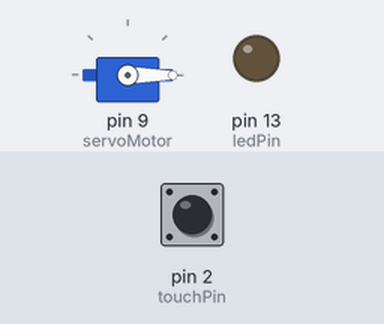
Recording of a sketch running on a simulated Arduino Uno, built with avr-gcc and run on an emulated ATmega328P. On the bench: servo, output pins drawn as LEDs (lit = HIGH). The inputs (shaded band) are chosen by the test bench; at power-on: pin 2 (touchPin) LOW.

Above: at 1.2 s.
1.3 s: pin 2 (touchPin) pulled HIGH for 0.15 s
At 1.37 s:
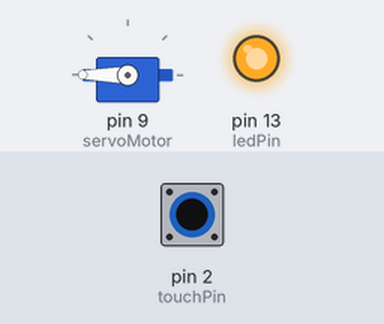
2.9 s: pin 2 (touchPin) pulled HIGH for 3.2 s
At 7.4 s:
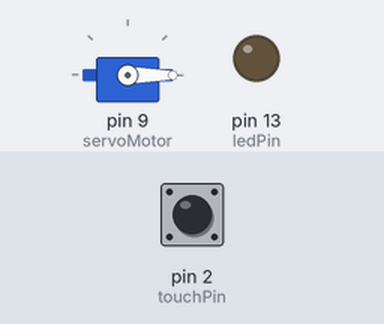
Timing chart, 0 to 8.9 s (numbered marks = the images above; inputs shaded):
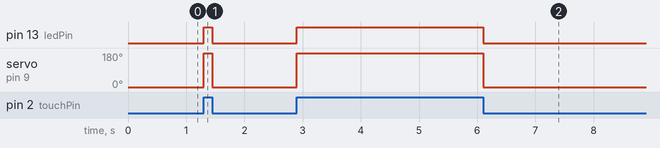

Measured:
- after the input at 1.3 s, pin 13 (ledPin): LOW → HIGH at once, → LOW 0.15 s later; servo on pin 9 (servoMotor): 0° → 180° at once, → 0° 0.15 s later
- after the input at 2.9 s, pin 13 (ledPin): LOW → HIGH at once, → LOW 3.2 s later; servo on pin 9 (servoMotor): 0° → 180° at once, → 0° 3.2 s later

The sketch:

PrototypeCode.ino
```cpp
#include <Servo.h>

const int touchPin = 2;
const int ledPin = 13;

Servo servoMotor;
bool isTouched = false;
bool ledOn = false;

void setup() {
  pinMode(ledPin, OUTPUT);
  pinMode(touchPin, INPUT);
  servoMotor.attach(9);
  servoMotor.write(0); // sets the servo angle to start at 0 degrees
}

void loop() {
  if (digitalRead(touchPin) == HIGH) {
    if (!isTouched) {
      isTouched = true;
      if (!ledOn) {
        digitalWrite(ledPin, HIGH);
        ledOn = true;
      }
      servoMotor.write(180); // rotates the servo to 180 degrees when the circuit is completed
      delay(100);
    }
  } else {
    if (isTouched) {
      isTouched = false; // detects whenever the circuit is not touching to turn off the led and reset the servo to it's original position
      if (ledOn) {
        digitalWrite(ledPin, LOW);
        ledOn = false;
      }
      servoMotor.write(0);
      delay(100);
    }
  }
}
```
